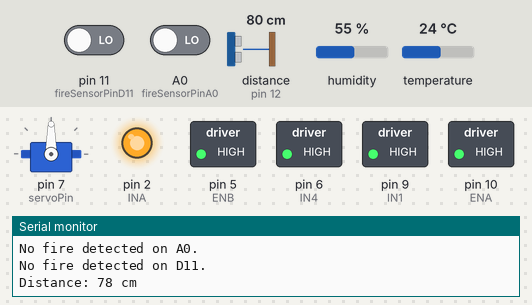
A sketch run on a simulated Arduino Uno, built with avr-gcc and run on an emulated ATmega328P. On the bench: servo, switched loads named in the sketch (green lamp = pin HIGH), output pins drawn as LEDs (lit = HIGH), the last lines printed to the serial monitor. Wiring (inferred from the names in the program): ultrasonic range finder: trigger pin 13; echo pin 12. Dashed ring = blinking. Inputs (shaded band) come from the test bench; at power-on: distance to the obstacle (sensor on pin 12) 80 cm, pin 11 (fireSensorPinD11) LOW, temperature 24 °C, A0 (fireSensorPinA0) LOW, humidity 55 %. The echo pulse lasts 58.3 µs per cm; pins used as bus, display or sensor lines are not drawn.

Above: at 5.0 s.
5.1 s: distance to the obstacle (sensor on pin 12) set to 53 cm
At 6.0 s:
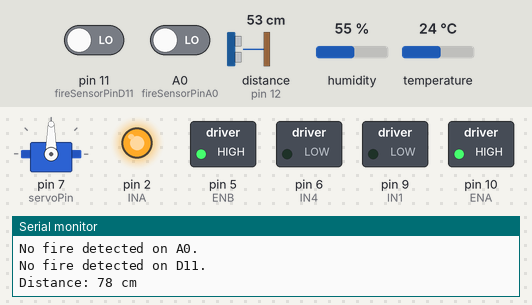
8.6 s: distance to the obstacle (sensor on pin 12) set to 46 cm
At 9.2 s:
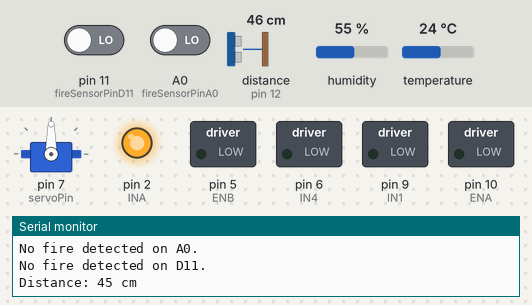
13.5 s: pin 11 (fireSensorPinD11) driven HIGH
17.3 s: temperature set to 19 °C
23.6 s: distance to the obstacle (sensor on pin 12) set to 60 cm
At 27.4 s:
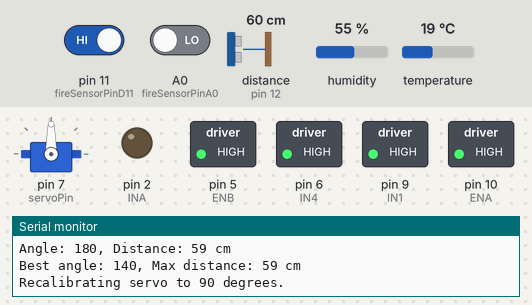
27.6 s: A0 (fireSensorPinA0) driven HIGH
At 29.4 s:
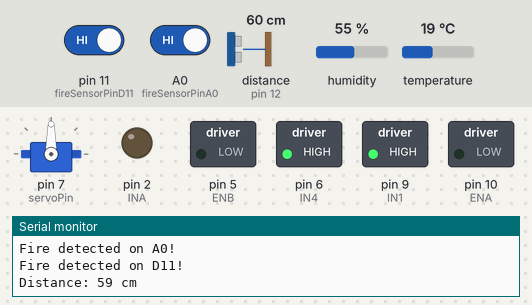
Timing chart, 0 to 34.7 s (numbered marks = the images above; inputs shaded):
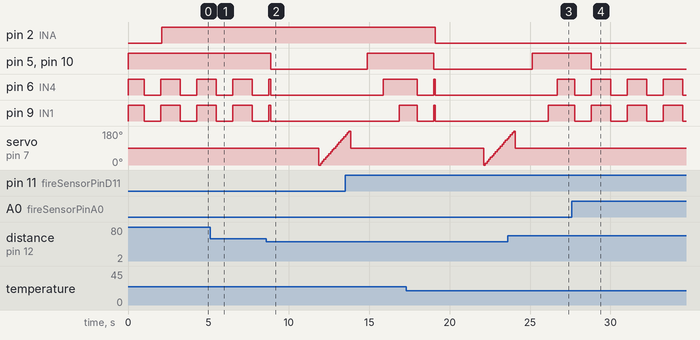

The sketch:

INTEGRATED-ALL-COMPONENTS-FRIDAY-WD4.ino
```cpp
#include <PID_v1.h>
#include <DHT.h>
#include <Servo.h>

// Temperature sensor pins and settings
#define DHTPIN 4
#define DHTTYPE DHT11
DHT dht(DHTPIN, DHTTYPE);

// Fire sensor pins
const int fireSensorPinA0 = A0;
const int fireSensorPinD11 = 11;
const int INA = 2;
const int INB = 4;

// Obstacle avoidance pins
const int servoPin = 7;
const int trigPin = 13;
const int echoPin = 12;
const int ENA = 10;
const int ENB = 5;
const int IN1 = 9;
const int IN4 = 6;

// Create Servo object
Servo myServo;

// Variables for ultrasonic sensor
long duration;
int distance;
int maxDistance;
int maxAngle;
const int motorSpeed = 100;

// PID variables
double Setpoint, Input, Output;
// PID tuning parameters (adjust these as needed)
double Kp = 10, Ki = 0.1, Kd = 0.5;

// Create PID instance
PID myPID(&Input, &Output, &Setpoint, Kp, Ki, Kd, REVERSE);

void setup() {
  // Initialize DHT sensor
  dht.begin();

  // Set the motor control pins as output
  pinMode(INA, OUTPUT);
  pinMode(INB, OUTPUT);

  // Set the fire sensor pins as input
  pinMode(fireSensorPinA0, INPUT);
  pinMode(fireSensorPinD11, INPUT);

  // Initialize motor in a stopped state
  digitalWrite(INA, LOW);
  digitalWrite(INB, LOW);

  // Servo and ultrasonic sensor setup
  myServo.attach(servoPin);
  pinMode(trigPin, OUTPUT);
  pinMode(echoPin, INPUT);

  // Motor setup
  pinMode(ENA, OUTPUT);
  pinMode(ENB, OUTPUT);
  pinMode(IN1, OUTPUT);
  pinMode(IN4, OUTPUT);

  digitalWrite(ENA, HIGH); // Enable the motor
  digitalWrite(ENB, HIGH); // Enable the motor

  // Initialize the PID controller
  Setpoint = 20; // Desired maximum temperature
  myPID.SetMode(AUTOMATIC);
  myPID.SetOutputLimits(0, 255); // Constrain the PID output to PWM range

  // Initialize Serial Monitor
  Serial.begin(9600);

  // Start moving forward immediately
  moveForward();

  // Ensure the motor runs in one direction
  digitalWrite(ENA, HIGH); // Enable the motor
  digitalWrite(ENB, HIGH); // Enable the motor
  digitalWrite(IN1, HIGH);
  digitalWrite(IN4, HIGH);
}

void loop() {

  digitalWrite(IN1, HIGH);
  digitalWrite(IN4, HIGH); // Ensure the motor runs in one direction
  delay(1000);

  digitalWrite(IN1, LOW);
  digitalWrite(IN4, LOW); // Stop the motor
  delay(1000);

  // Read and print temperature
  float temperature = dht.readTemperature();
  if (isnan(temperature)) {
    Serial.println("Failed to read from DHT sensor!");
  } else {
    Serial.print("Temperature: ");
    Serial.print(temperature, 2);
    Serial.println(" °C");
  }

  // PID control based on temperature
  Input = temperature;
  myPID.Compute();
  controlMotorsBasedOnTemperature();

  // Check fire sensors
  checkFireSensors();

  // Measure and handle distance for obstacle avoidance
  measureDistance();
  Serial.print("Distance: ");
  Serial.print(distance);
  Serial.println(" cm");

  if (distance < 50) {
    stopWheels();
    delay(3000); // Stop for 3 seconds to scan the area
    findBestDirection();
    moveBackward();
    delay(1000); // Move backward for 0.5 seconds
    stopWheels();
    turn(maxAngle);
    moveForward();
  }

  delay(100); // Reduced delay to keep the robot responsive
}

void controlMotorsBasedOnTemperature() {
  if (Input > 15) {
    // Move wheels with PID-controlled speed
    digitalWrite(ENA, Output);
    digitalWrite(ENB, Output);
    digitalWrite(IN1, HIGH);
    digitalWrite(IN4, HIGH);

    Serial.print("Motors ON - Speed: ");
    Serial.println(Output);
  } else {
    // Stop all wheels
    digitalWrite(ENA, 0);
    digitalWrite(ENB, 0);
    digitalWrite(IN1, LOW);
    digitalWrite(IN4, LOW);

    Serial.println("Motors OFF - Temperature 15°C or below");
  }

  // Print PID values to Serial Monitor
  Serial.print("Temperature: ");
  Serial.print(Input, 2);
  Serial.print(" °C\t");
  Serial.print("Setpoint: ");
  Serial.print(Setpoint, 2);
  Serial.print(" °C\t");
  Serial.print("PID Output: ");
  Serial.println(Output, 2);
}

void checkFireSensors() {
  int fireDetectedA0 = digitalRead(fireSensorPinA0);
  int fireDetectedD11 = digitalRead(fireSensorPinD11);

  if (fireDetectedA0 == HIGH) {
    Serial.println("Fire detected on A0!");
    digitalWrite(INA, LOW);
    digitalWrite(INB, LOW);
  } else {
    Serial.println("No fire detected on A0.");
    digitalWrite(INA, HIGH);
    digitalWrite(INB, LOW);
  }

  if (fireDetectedD11 == HIGH) {
    Serial.println("Fire detected on D11!");
    digitalWrite(INA, LOW);
    digitalWrite(INB, LOW);
  } else {
    Serial.println("No fire detected on D11.");
    digitalWrite(INA, HIGH);
    digitalWrite(INB, LOW);
  }
}

void measureDistance() {
  digitalWrite(trigPin, LOW);
  delayMicroseconds(2);
  digitalWrite(trigPin, HIGH);
  delayMicroseconds(10);
  digitalWrite(trigPin, LOW);
  duration = pulseIn(echoPin, HIGH);
  distance = duration * 0.034 / 2;
}

void findBestDirection() {
  maxDistance = 0;
  maxAngle = 0;
  for (int angle = 0; angle <= 180; angle += 10) {
    myServo.write(angle);
    delay(100);
    measureDistance();
    if (distance > maxDistance) {
      maxDistance = distance;
      maxAngle = angle;
    }
    Serial.print("Angle: ");
    Serial.print(angle);
    Serial.print(", Distance: ");
    Serial.print(distance);
    Serial.println(" cm");
  }
  Serial.print("Best angle: ");
  Serial.print(maxAngle);
  Serial.print(", Max distance: ");
  Serial.print(maxDistance);
  Serial.println(" cm");

  // Recalibrate back to 90 degrees
  myServo.write(90);
  Serial.println("Recalibrating servo to 90 degrees.");
  delay(1000); // Wait for 1 second to ensure servo reaches 90 degrees
}

void moveForward() {
  digitalWrite(ENA, motorSpeed);
  digitalWrite(ENB, motorSpeed);
  digitalWrite(IN1, HIGH);
  digitalWrite(IN4, HIGH);
  //delay(3000);
}

void moveBackward() {
  digitalWrite(ENA, motorSpeed);
  digitalWrite(ENB, motorSpeed);
  digitalWrite(IN1, LOW);
  digitalWrite(IN4, LOW);
}

void stopWheels() {
  digitalWrite(ENA, LOW);
  digitalWrite(ENB, LOW);
  digitalWrite(IN1, LOW);
  digitalWrite(IN4, LOW);
}

void turn(int angle) {
  stopWheels();
  if (angle < 90) {
    digitalWrite(ENA, HIGH);
    digitalWrite(ENB, HIGH);
    digitalWrite(IN1, LOW);
    digitalWrite(IN4, HIGH);
  } else if (angle > 90) {
    digitalWrite(ENA, HIGH);
    digitalWrite(ENB, HIGH);
    digitalWrite(IN1, HIGH);
    digitalWrite(IN4, LOW);
  }
  delay(map(abs(angle - 90), 0, 90, 0, 1000));
  stopWheels();
}
```

Measured:
- the behaviour switches between 51 and 50 cm on distance to the obstacle (sensor on pin 12) (found by bisection; images 1 and 2)
- after the input at 8.6 s, pin 5 (ENB), pin 10 (ENA): HIGH → LOW after 0.27 s; servo on pin 7 (servoPin): 90° → 0° after 3.3 s, → 10° 0.10 s later, → 20° 0.10 s later, → 30° 0.10 s later, … (16 changes in this stretch)
- after the input at 23.6 s, pin 6 (IN4): LOW → HIGH after 3.1 s instead of 2.5 s; pin 9 (IN1): LOW → HIGH after 2.5 s instead of 3.5 s
- after the input at 27.6 s, pin 2 (INA): stops changing and stays LOW
